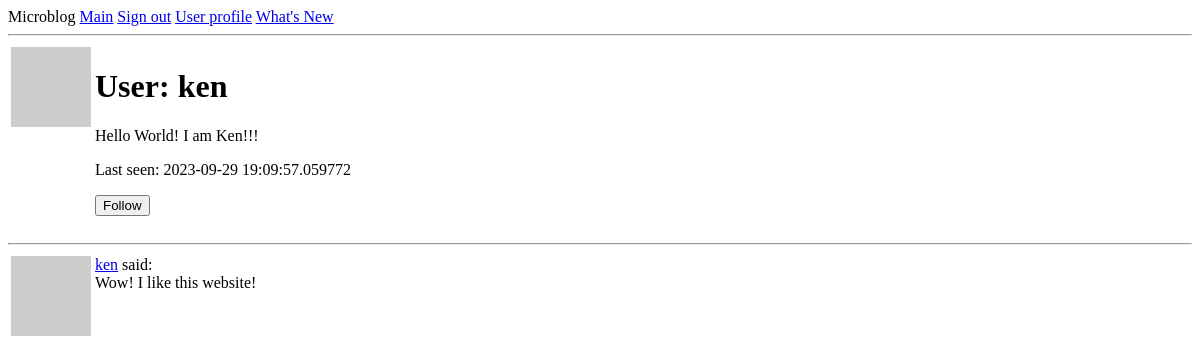
/user/ken (signed in), run on an earlier commit of the app's database.
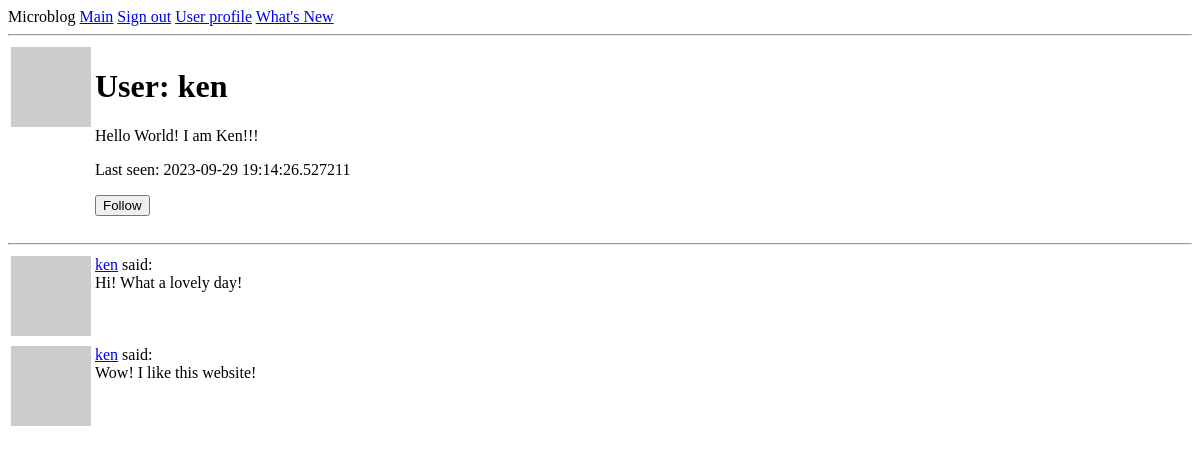
And on a later commit of the database.
### app/models.py (models this page shows, shortened)
class User(db.Model, UserMixin):
    id = db.Column(db.Integer, primary_key=True)
    username = db.Column(db.String(64), index = True, unique = True)
    email = db.Column(db.String(120), index = True, unique = True)
    password_hash = db.Column(db.String(128))
    posts = db.relationship('Post', backref='author', lazy='dynamic')
    about_me = db.Column(db.String(140))
    last_seen = db.Column(db.DateTime, default = datetime.utcnow)
    followed = db.relationship(
        'User', secondary = followers,
        primaryjoin = (followers.c.follower_id == id),
        secondaryjoin = (followers.c.followed_id == id),
        backref = db.backref('followers', lazy='dynamic'),
        lazy='dynamic')
    def avatar(self, size):
        digest = md5(self.email.lower().encode('utf-8')).hexdigest()
        return 'https://www.gravatar.com/avatar/{}?d=identicon&s={}'.format(digest, size)
    def is_following(self, user):
        return self.followed.filter(
            followers.c.followed_id == user.id).count() > 0

class Post(db.Model):
    id = db.Column(db.Integer, primary_key = True)
    body = db.Column(db.String(140))
    timestamp = db.Column(db.DateTime, index = True, default = datetime.utcnow)
    user_id = db.Column(db.Integer, db.ForeignKey('user.id'))

### app/routes.py (the view)
@app.route('/user/<username>')
@login_required
def user(username):
    user = User.query.filter_by(username=username).first_or_404()
    page = request.args.get('page', 1, type=int)
    posts = user.posts.order_by(Post.timestamp.desc()).paginate(
        page = page,
        per_page = app.config['POSTS_PER_PAGE'],
        error_out = False
    )
    next_url = url_for('user',
                       username = user.username,
                       page=posts.next_num) \
        if posts.has_next else None
    prev_url = url_for('user',
                       username = user.username,
                       page=posts.prev_num) \
        if posts.has_prev else None
    form = EmptyForm()
    return render_template('user.html',
                           user=user,
                           posts=posts.items,
                           next_url=next_url,
                           prev_url=prev_url,
                           form=form)

### app/forms.py
class EmptyForm(FlaskForm):
    submit = SubmitField('Submit')

### app/models.py (called while the page is built)
@login.user_loader
def load_user(id):
    return User.query.get(int(id))

### app/routes.py (called while the page is built)
@app.before_request
def before_request():
    if current_user.is_authenticated:
        current_user.last_seen = datetime.utcnow()
        db.session.commit()

### app/templates/user.html (shortened to what this page needs)
{% extends 'base.html' %}
{% block content %}
    <table>
        <tr valign="top">
            <td><img src="{{ user.avatar(164) }}"></td>
            <td>
                <h1>User: {{ user.username }}</h1>
                {% if user.about_me %}<p>{{ user.about_me }}</p>{% endif %}
                {% if user.last_seen %}<p>Last seen: {{ user.last_seen }}</p>{% endif %}
                {% if user == current_user %}
                <p><a href="{{ url_for('edit_profile') }}">Edit profile</a></p>
                {% elif not current_user.is_following(user) %}
                <p>
                    <form action="{{ url_for('follow', username=user.username) }}" method="post">
                        {{ form.submit(value='Follow') }}
                    </form>
                </p>
                {% endif %}
            </td>
        </tr>
    </table>
    <hr>
    {% for post in posts %}
        {% include '_post.html' %}
    {% endfor %}
{% endblock %}

### app/templates/base.html (shortened to what this page needs)
<!DOCTYPE html>
<html lang="en">
<head>
</head>
<body>
    <div>Microblog
        <a href="{{ url_for('index') }}">Main</a>
        {% if current_user.is_anonymous %}
        <a href="{{ url_for('login') }}">Sign in</a>
        {% else %}
        <a href="{{ url_for('logout') }}">Sign out</a>
        <a href="{{ url_for('user', username=current_user.username) }}">User profile</a>
        {% endif %}
        <a href="{{ url_for('explore')}}">What's New</a>
    </div>
    <hr>
    {% block content %}
    {% endblock %}
</body>
</html>

### app/templates/_post.html
<table>
    <tr valign='top'>
        <td><img src="{{ post.author.avatar(32) }}"></td>
        <td><a href="{{ url_for('user', username=post.author.username) }}">{{ post.author.username }}</a>
            said: <br> {{ post.body }}</td>
    </tr>
</table>

What changed in the data, as far as the page shows it:
changed User "ken": last_seen "2023-09-29 19:09:57.059772" → "2023-09-29 19:14:26.527211"
added Post: author.username "ken", body "Hi! What a lovely day!"
